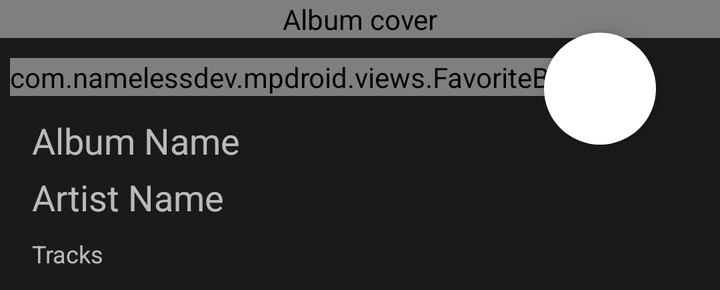
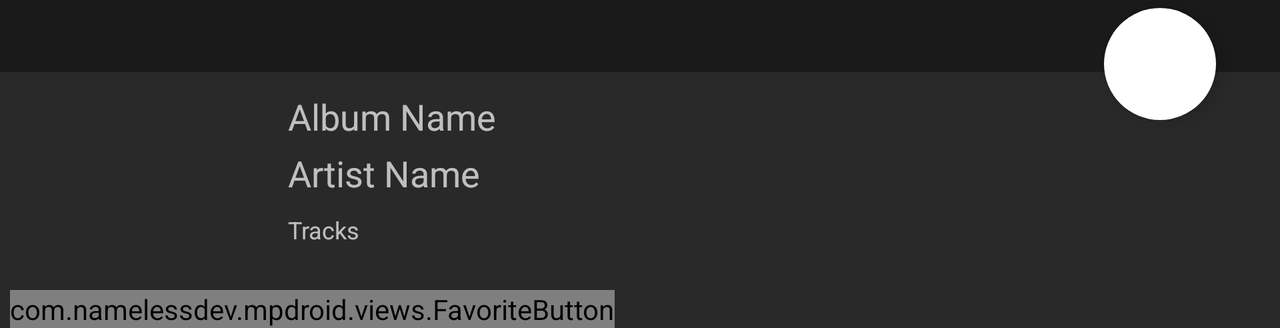

First picture: res/layout/ on a phone held upright. Second picture: the repository's own variant of that layout, on a device whose configuration matches the variant's folder. Source for both follows.
<!-- AndroidManifest.xml: application theme AppTheme -->
<!-- res/layout/song_header.xml -->
<?xml version="1.0" encoding="utf-8"?>
<RelativeLayout xmlns:android="http://schemas.android.com/apk/res/android"
    xmlns:app="http://schemas.android.com/apk/res-auto"
    xmlns:tools="http://schemas.android.com/tools"
    android:layout_width="match_parent"
    android:layout_height="wrap_content"
    android:clickable="false"
    android:focusable="false"
    tools:ignore="InconsistentLayout">

    <FrameLayout
        android:id="@+id/albumCoverFrame"
        android:layout_width="match_parent"
        android:layout_height="wrap_content">

        <com.namelessdev.mpdroid.ui.SquareImageView
            android:id="@+id/albumCover"
            android:layout_width="match_parent"
            android:layout_height="wrap_content"
            android:contentDescription="@string/albumCover"
            android:scaleType="fitCenter"
            android:src="?attr/noCoverArtIcon" />

        <ProgressBar
            android:id="@+id/albumCoverProgress"
            style="?android:attr/progressBarStyle"
            android:layout_width="wrap_content"
            android:layout_height="wrap_content"
            android:layout_gravity="center"
            android:visibility="invisible" />
    </FrameLayout>

    <android.support.v7.widget.Toolbar
        android:id="@+id/toolbar"
        android:layout_width="match_parent"
        android:layout_height="wrap_content"
        android:background="@android:color/transparent"
        android:minHeight="?attr/actionBarSize"
        app:popupTheme="@style/ThemeOverlay.AppCompat.Light"
        app:theme="@style/ThemeOverlay.AppCompat.Dark.ActionBar" />

    <RelativeLayout
        android:id="@+id/tracks_info_container"
        android:layout_width="match_parent"
        android:layout_height="wrap_content"
        android:layout_below="@+id/albumCoverFrame"
        android:paddingBottom="10dp"
        android:paddingLeft="@dimen/material_list_item_element_horizontal_padding"
        android:paddingTop="10dp">

        <TextView
            android:id="@+id/tracks_album"
            android:layout_width="match_parent"
            android:layout_height="wrap_content"
            android:ellipsize="end"
            android:gravity="center_vertical"
            android:singleLine="true"
            android:textAppearance="?android:attr/textAppearanceMedium"
            tools:text="Album Name" />

        <TextView
            android:id="@+id/tracks_artist"
            android:layout_width="match_parent"
            android:layout_height="wrap_content"
            android:layout_below="@+id/tracks_album"
            android:layout_marginTop="4dp"
            android:ellipsize="end"
            android:gravity="center_vertical"
            android:singleLine="true"
            android:textAppearance="?android:attr/textAppearanceMedium"
            tools:text="Artist Name" />

        <TextView
            android:id="@+id/tracks_info"
            android:layout_width="match_parent"
            android:layout_height="wrap_content"
            android:layout_below="@+id/tracks_artist"
            android:layout_marginTop="8dp"
            android:alpha="60"
            android:ellipsize="end"
            android:gravity="center_vertical"
            android:singleLine="true"
            android:textAppearance="?android:attr/textAppearanceSmall"
            android:textSize="12sp"
            tools:text="Tracks" />
    </RelativeLayout>

    <android.support.design.widget.FloatingActionButton
        android:id="@+id/album_menu"
        android:layout_width="64dp"
        android:layout_height="64dp"
        android:layout_alignParentRight="true"
        android:layout_below="@+id/albumCoverFrame"
        android:layout_marginRight="32dp"
        android:layout_marginTop="-32dp"
        android:paddingRight="8dp"
        android:src="@drawable/ic_media_play"
        app:borderWidth="0dp" />

    <com.namelessdev.mpdroid.views.FavoriteButton
        android:id="@+id/favoriteButton"
        android:layout_width="wrap_content"
        android:layout_height="wrap_content"
        android:layout_alignBottom="@+id/albumCoverFrame"
        android:layout_marginLeft="5dp"
        android:focusable="false" />

</RelativeLayout>
<!-- resources referenced by this layout -->
<resources>
  <dimen name="material_list_item_element_horizontal_padding">16dip</dimen>
  <string name="albumCover">Album cover</string>
  <!-- from res/values-v21/ -->
  <style name="AppThemeBase" parent="Theme.AppCompat">
          <item name="android:colorPrimary">@color/nowplaying_background</item>
          <item name="android:colorAccent">@android:color/white</item>
          <item name="android:windowContentTransitions">true</item>
          <item name="android:windowAllowEnterTransitionOverlap">true</item>
          <item name="android:windowAllowReturnTransitionOverlap">true</item>
          <item name="streamsFabBottomMargin">80dp</item>
          <item name="libraryPagerBottomMargin">0dp</item>
      </style>
  <color name="nowplaying_background">#ff1a1a1a</color>
  <!-- from res/values-v21/ -->
  <style name="ActionBar.Dark" parent="@style/ActionBar">
          <item name="android:elevation">0dp</item>
          <item name="elevation">0dp</item>
      </style>
  <color name="list_item_horizontal_separator">#33FFFFFF</color>
  <color name="nowplaying_primary_text">#ffffffff</color>
  <color name="card_primary_text">#ffffffff</color>
  <color name="card_background_color">#292929</color>
  <color name="nowplaying_slider_background_color">#ff1a1a1a</color>
  <color name="list_item_secondary_text_color">#8affffff</color>
  <!-- drawable nowplaying_songinfo_background_dark (drawable) -->
  <?xml version="1.0" encoding="utf-8"?>
  <selector xmlns:android="http://schemas.android.com/apk/res/android">
  
      <item android:state_pressed="true">
          <color android:color="@android:color/black" />
      </item>
      <item android:state_enabled="true" android:state_focused="true">
          <color android:color="@android:color/black" />
      </item>
      <item>
          <color android:color="@color/nowplaying_background" />
      </item>
  
  </selector>
  <style name="ActionBar" parent="Widget.AppCompat.ActionBar" />
</resources>
<!-- res/layout-land/song_header.xml (the repository's variant of the layout above) -->
<!-- drawn on the phone turned sideways -->
<?xml version="1.0" encoding="utf-8"?>
<RelativeLayout xmlns:android="http://schemas.android.com/apk/res/android"
    xmlns:app="http://schemas.android.com/apk/res-auto"
    xmlns:tools="http://schemas.android.com/tools"
    android:layout_width="match_parent"
    android:layout_height="wrap_content"
    android:clickable="false"
    android:focusable="false"
    tools:ignore="InconsistentLayout">

    <FrameLayout
        android:id="@+id/albumCoverFrame"
        android:layout_width="wrap_content"
        android:layout_height="wrap_content"
        android:layout_marginTop="36dp"
        android:background="?attr/cardBackground">

        <ImageView
            android:id="@+id/albumCover"
            android:layout_width="128dp"
            android:layout_height="128dp"
            android:contentDescription="@string/albumCover"
            android:scaleType="fitCenter"
            android:src="?attr/noCoverArtIcon" />

        <ProgressBar
            android:id="@+id/albumCoverProgress"
            style="?android:attr/progressBarStyle"
            android:layout_width="wrap_content"
            android:layout_height="wrap_content"
            android:layout_gravity="center"
            android:visibility="invisible" />
    </FrameLayout>

    <RelativeLayout
        android:id="@+id/tracks_info_container"
        android:layout_width="match_parent"
        android:layout_height="128dp"
        android:layout_marginTop="36dp"
        android:layout_toRightOf="@+id/albumCoverFrame"
        android:background="?attr/cardBackground"
        android:paddingBottom="10dp"
        android:paddingLeft="@dimen/material_list_item_element_horizontal_padding"
        android:paddingTop="10dp">

        <TextView
            android:id="@+id/tracks_album"
            android:layout_width="match_parent"
            android:layout_height="wrap_content"
            android:ellipsize="end"
            android:gravity="center_vertical"
            android:textAppearance="?android:attr/textAppearanceMedium"
            tools:text="Album Name"
            android:maxLines="1" />

        <TextView
            android:id="@+id/tracks_artist"
            android:layout_width="match_parent"
            android:layout_height="wrap_content"
            android:layout_below="@+id/tracks_album"
            android:layout_marginTop="4dp"
            android:ellipsize="end"
            android:gravity="center_vertical"
            android:textAppearance="?android:attr/textAppearanceMedium"
            tools:text="Artist Name"
            android:maxLines="1" />

        <TextView
            android:id="@+id/tracks_info"
            android:layout_width="match_parent"
            android:layout_height="wrap_content"
            android:layout_below="@+id/tracks_artist"
            android:layout_marginTop="8dp"
            android:alpha="60"
            android:ellipsize="end"
            android:gravity="center_vertical"
            android:textAppearance="?android:attr/textAppearanceSmall"
            android:textSize="12sp"
            tools:text="Tracks"
            android:maxLines="1" />
    </RelativeLayout>

    <android.support.design.widget.FloatingActionButton
        android:id="@+id/album_menu"
        android:layout_width="64dp"
        android:layout_height="64dp"
        android:layout_alignParentRight="true"
        android:layout_marginBottom="20dp"
        android:layout_marginRight="32dp"
        android:layout_marginTop="4dp"
        android:paddingRight="8dp"
        android:src="@drawable/ic_media_play"
        app:borderWidth="0dp" />

    <com.namelessdev.mpdroid.views.FavoriteButton
        android:id="@+id/favoriteButton"
        android:layout_width="wrap_content"
        android:layout_height="wrap_content"
        android:layout_alignBottom="@+id/albumCoverFrame"
        android:layout_marginLeft="5dp"
        android:focusable="false" />

</RelativeLayout>
